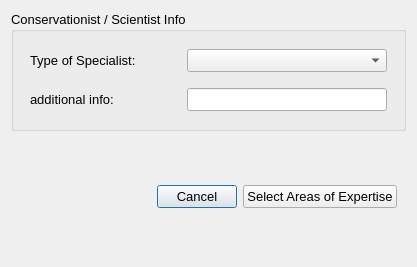
<ui version="4.0" >
 <author>Dane Springmeyer</author>
 <class>ConsScience</class>
 <widget class="QDialog" name="ConsScience" >
  <property name="geometry" >
   <rect>
    <x>0</x>
    <y>0</y>
    <width>417</width>
    <height>267</height>
   </rect>
  </property>
  <property name="windowTitle" >
   <string>OpenOceanMap - Interview</string>
  </property>
  <layout class="QVBoxLayout" >
   <item>
    <layout class="QHBoxLayout" >
     <item>
      <widget class="QGroupBox" name="vessel_info" >
       <property name="font" >
        <font>
         <pointsize>10</pointsize>
        </font>
       </property>
       <property name="title" >
        <string>Conservationist / Scientist Info</string>
       </property>
       <layout class="QVBoxLayout" >
        <property name="spacing" >
         <number>0</number>
        </property>
        <item>
         <widget class="QWidget" native="1" name="home_port_5" >
          <property name="font" >
           <font>
            <pointsize>10</pointsize>
           </font>
          </property>
          <layout class="QHBoxLayout" >
           <property name="spacing" >
            <number>4</number>
           </property>
           <property name="leftMargin" >
            <number>4</number>
           </property>
           <property name="topMargin" >
            <number>4</number>
           </property>
           <property name="rightMargin" >
            <number>4</number>
           </property>
           <property name="bottomMargin" >
            <number>4</number>
           </property>
           <item>
            <widget class="QLabel" name="employee_text" >
             <property name="minimumSize" >
              <size>
               <width>150</width>
               <height>0</height>
              </size>
             </property>
             <property name="maximumSize" >
              <size>
               <width>150</width>
               <height>16777215</height>
              </size>
             </property>
             <property name="font" >
              <font>
               <pointsize>10</pointsize>
              </font>
             </property>
             <property name="text" >
              <string>Type of Specialist:</string>
             </property>
            </widget>
           </item>
           <item>
            <widget class="QComboBox" name="comboBox" >
             <property name="maximumSize" >
              <size>
               <width>200</width>
               <height>16777215</height>
              </size>
             </property>
             <item>
              <property name="text" >
               <string/>
              </property>
             </item>
             <item>
              <property name="text" >
               <string>Environmental Science</string>
              </property>
             </item>
             <item>
              <property name="text" >
               <string>Social Science</string>
              </property>
             </item>
             <item>
              <property name="text" >
               <string>Non-Governmental Organization</string>
              </property>
             </item>
             <item>
              <property name="text" >
               <string>Government Agency</string>
              </property>
             </item>
             <item>
              <property name="text" >
               <string>Other</string>
              </property>
             </item>
            </widget>
           </item>
          </layout>
         </widget>
        </item>
        <item>
         <widget class="QWidget" native="1" name="vessel_length" >
          <property name="font" >
           <font>
            <pointsize>10</pointsize>
           </font>
          </property>
          <layout class="QHBoxLayout" >
           <property name="spacing" >
            <number>4</number>
           </property>
           <property name="leftMargin" >
            <number>4</number>
           </property>
           <property name="topMargin" >
            <number>4</number>
           </property>
           <property name="rightMargin" >
            <number>4</number>
           </property>
           <property name="bottomMargin" >
            <number>4</number>
           </property>
           <item>
            <widget class="QLabel" name="add_info_text" >
             <property name="minimumSize" >
              <size>
               <width>150</width>
               <height>0</height>
              </size>
             </property>
             <property name="maximumSize" >
              <size>
               <width>150</width>
               <height>16777215</height>
              </size>
             </property>
             <property name="font" >
              <font>
               <pointsize>10</pointsize>
              </font>
             </property>
             <property name="text" >
              <string>additional info:</string>
             </property>
            </widget>
           </item>
           <item>
            <widget class="QLineEdit" name="add_info_line" >
             <property name="enabled" >
              <bool>true</bool>
             </property>
             <property name="minimumSize" >
              <size>
               <width>200</width>
               <height>0</height>
              </size>
             </property>
             <property name="maximumSize" >
              <size>
               <width>200</width>
               <height>16777215</height>
              </size>
             </property>
             <property name="font" >
              <font>
               <pointsize>10</pointsize>
              </font>
             </property>
             <property name="contextMenuPolicy" >
              <enum>Qt::PreventContextMenu</enum>
             </property>
             <property name="text" >
              <string/>
             </property>
            </widget>
           </item>
          </layout>
         </widget>
        </item>
       </layout>
      </widget>
     </item>
    </layout>
   </item>
   <item>
    <widget class="QWidget" native="1" name="button_box" >
     <layout class="QHBoxLayout" >
      <item>
       <spacer>
        <property name="orientation" >
         <enum>Qt::Horizontal</enum>
        </property>
        <property name="sizeHint" >
         <size>
          <width>40</width>
          <height>20</height>
         </size>
        </property>
       </spacer>
      </item>
      <item>
       <widget class="QPushButton" name="pbnCancel" >
        <property name="font" >
         <font>
          <pointsize>10</pointsize>
         </font>
        </property>
        <property name="text" >
         <string>Cancel</string>
        </property>
       </widget>
      </item>
      <item>
       <widget class="QPushButton" name="pbnSelectConsScience" >
        <property name="font" >
         <font>
          <pointsize>10</pointsize>
         </font>
        </property>
        <property name="text" >
         <string>Select Areas of Expertise</string>
        </property>
       </widget>
      </item>
     </layout>
    </widget>
   </item>
  </layout>
 </widget>
 <resources/>
 <connections/>
</ui>
